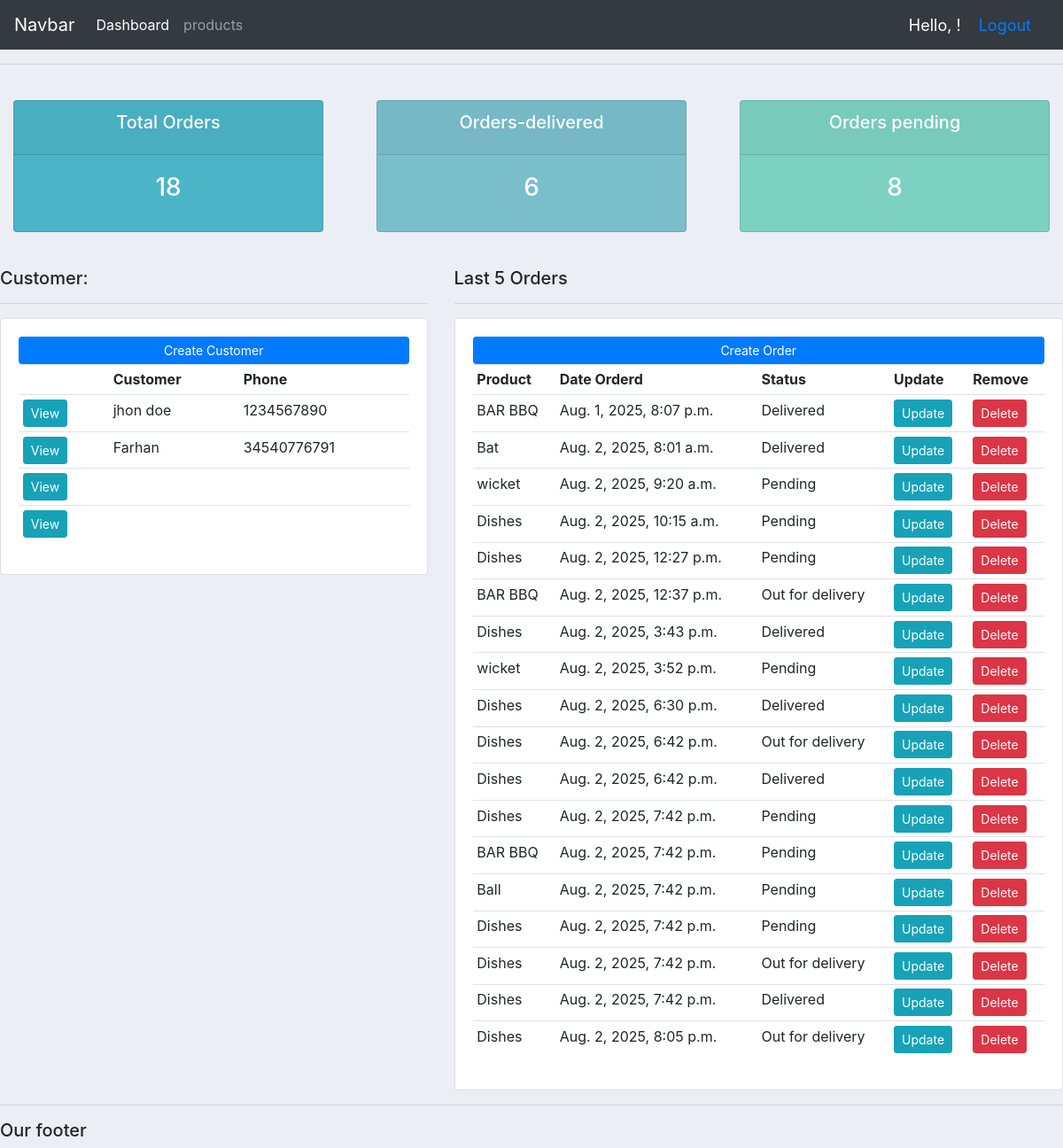
The app's page / (signed in) with its own data.
### accounts/models.py (models this page shows, shortened)
class Customer(models.Model):
    user = models.OneToOneField(User, null=True, blank=True, on_delete=models.CASCADE)
    name = models.CharField(max_length=200 )
    phone = models.CharField(max_length=200)
    email = models.CharField(max_length=200)
    date_created = models.DateTimeField(auto_now_add=True, null=True)

class Order(models.Model):
    STATUS = (
        ('Pending', 'Pending'),
        ('Out for delivery', 'Out for delivery'),
        ('Delivered', 'Delivered'),
    )
    customer = models.ForeignKey(Customer, null=True, on_delete=models.SET_NULL)
    product = models.ForeignKey(Product, null=True, on_delete=models.SET_NULL)
    date_created = models.DateTimeField(auto_now_add=True, null=True)
    status = models.CharField(max_length=200, null=True, choices=STATUS)
    note = models.CharField(max_length=1000, null=True, blank=True)

class Product(models.Model):
    CATEGORY = (
        ('Indoor', 'Indoor'),
        ('Out Door', 'Out Door'),
    )
    name = models.CharField(max_length=200)
    price = models.FloatField(null=True)
    category = models.CharField(max_length=200, null=True, choices=CATEGORY)
    description = models.CharField(max_length=200)
    date_created = models.DateTimeField(auto_now_add=True, null=True)
    tags = models.ManyToManyField(Tag)
    def __str__(self):
        return self.name

### accounts/decorators.py (the view)
    def wrapper_func(request, *args, **kwargs):
        group = None
        if request.user.groups.exists():
            group = request.user.groups.all()[0].name
        if group == 'customer':
            return redirect('user-page')
        if group == 'admin':
            return view_func(request, *args, **kwargs)
        else:
            return HttpResponse("You are not authorized to view this page.")

### accounts/views.py (called while the page is built)
@login_required(login_url='login')
@admin_only
def home(request):
    customer = Customer.objects.first()
    orders = Order.objects.all()
    customers = Customer.objects.all()
    total_customers = customers.count()
    total_order = orders.count()
    delivered = orders.filter(status='Delivered').count()
    pending = orders.filter(status='Pending').count()
    context = {
        'orders': orders,
        'customers': customers,
        'total_customers' : total_customers,
        'total_order' : total_order,
        'delivered' : delivered,
        'pending' : pending,
        'customer': customer
    }
    return render(request, 'accounts/dashboard.html', context=context)

### templates/accounts/dashboard.html (shortened to what this page needs)
{% extends 'accounts/main.html' %}
    {% block content %}
    {% include 'accounts/status.html' %}
    <br>
    <div class="row">
        <div class="col-md-5">
            <h5>Customer:</h5>
            <hr>
            <div class="card card-body">
                <a href="" class="btn btn-primary btn-sm btn-block">Create Customer
                </a>
                <table class="table table-sm">
                    <tr>
                        <th></th>
                        <th>Customer</th>
                        <th>Phone</th>
                    </tr>
                    {% for customer in customers %}
                    <tr>
                        <td><a class="btn btn-sm btn-info" href="{% url 'customer' customer.id %}">View</a></td>
                        <td>{{customer.name}}</td>
                        <td>{{customer.phone}}</td>
                    </tr>
                    {% endfor %}
                </table>
            </div>
        </div>
        <div class="col-md-7">
            <h5>Last 5 Orders</h5>
            <hr>
            <div class="card card-body">
                <a class="btn btn-primary btn-sm btn-block" href="{% url 'create_order' customer.id %}">Create Order
                </a>
                <table class="table table-sm">
                    <tr>
                        <th>Product</th>
                        <th>Date Orderd</th>
                        <th>Status</th>
                        <th>Update</th>
                        <th>Remove</th>
                    </tr>
                    {% for order in orders %}
                    <tr>
                        <td>{{order.product}}</td>
                        <td>{{order.date_created}}</td>
                        <td>{{order.status}}</td>
                        <td><a class="btn btn-sm btn-info" href="{% url 'update_order' order.id %}">Update</a></td>
                        <td><a class="btn btn-sm btn-danger" href="{% url 'delete_order' order.id %}">Delete</a></td>
                    </tr>
                    {% endfor %}
                </table>
            </div>
        </div>
    </div>
    {% endblock %}

### templates/accounts/main.html (shortened to what this page needs)
{% load static %}
<!DOCTYPE html>
<html lang="en">
<head>
    <link rel="stylesheet" href="https://cdn.jsdelivr.net/npm/bootstrap@4.3.1/dist/css/bootstrap.min.css">
    <link rel="stylesheet" href="{% static '/css/main.css' %}">
</head>
<body>
    {% include 'accounts/navbar.html' %}
    <hr>
    {% block content %} {% endblock %}
    <hr>
    <h5>Our footer</h5>
</body>
</html>

### templates/accounts/navbar.html (shortened to what this page needs)
{% load static %}
<nav class="navbar navbar-expand-lg navbar-dark bg-dark">
    <a class="navbar-brand" href="">Navbar</a>
    <div class="collapse navbar-collapse" id="navbarNav">
      <ul class="navbar-nav">
        {% if request.user.is_staff %}
        <li class="nav-item active">
          <a class="nav-link" href="{% url 'home' %}">Dashboard</a>
        </li>
        <li class="nav-item">
          <a class="nav-link" href="{% url 'products' %}">products</a>
        </li>
        {% endif %}
      </ul>
    </div>
    <span class="hello-msg">Hello, {{ user.first_name }}!</span>
    <span class="hello-msg"><a href="{% url 'logout' %}">Logout</a></span>
  </nav>

### templates/accounts/status.html
<br>
<div class="row">
    <div class="col">
        <div class="col-md">
            <div class="card text-center text-white mb-3" id="total-orders">
                <div class="card-header">
                    <h5 class="card-title">Total Orders</h5>
                </div>
                <div class="card-body">
                    <h3 class="card-title">{{total_order}}</h3>
                </div>
            </div>
        </div>
    </div>
    <div class="col">
        <div class="col-md">
            <div class="card text-center text-white mb-3" id="orders-delivered">
                <div class="card-header">
                    <h5 class="card-title">Orders-delivered</h5>
                </div>
                <div class="card-body">
                    <h3 class="card-title">{{delivered}}</h3>
                </div>
            </div>
        </div>
    </div>
    <div class="col">
        <div class="col-md">
            <div class="card text-center text-white mb-3" id="orders-pending">
                <div class="card-header">
                    <h5 class="card-title">Orders pending</h5>
                </div>
                <div class="card-body">
                    <h3 class="card-title">{{pending}}</h3>
                </div>
            </div>
        </div>
    </div>
</div>

### static/css/main.css (style rules this page uses)
body { background-color: #ebeff5; }
#total-orders { background-color: #4cb4c7; }
#orders-delivered { background-color: #7abecc; }
#orders-pending { background-color: #7cd1c0; }

### templates/accounts/navbar.html (style rules this page uses)
.hello-msg { font-size: 18px; color: white; margin-right: 20px; }

### records on screen
Customer: name "jhon doe", phone "1234567890"
Customer: name "Farhan", phone "34540776791"
Order: product "BAR BBQ", date_created "Aug. 1, 2025, 8:07 p.m.", status "Delivered"
Order: product "Bat", date_created "Aug. 2, 2025, 8:01 a.m.", status "Delivered"
Order: product "wicket", date_created "Aug. 2, 2025, 9:20 a.m.", status "Pending"
Order: product "Dishes", date_created "Aug. 2, 2025, 10:15 a.m.", status "Pending"
Order: product "Dishes", date_created "Aug. 2, 2025, 12:27 p.m.", status "Pending"
Order: product "BAR BBQ", date_created "Aug. 2, 2025, 12:37 p.m.", status "Out for delivery"
Order: product "Dishes", date_created "Aug. 2, 2025, 3:43 p.m.", status "Delivered"
Order: product "wicket", date_created "Aug. 2, 2025, 3:52 p.m.", status "Pending"
Order: product "Dishes", date_created "Aug. 2, 2025, 6:30 p.m.", status "Delivered"
Order: product "Dishes", date_created "Aug. 2, 2025, 6:42 p.m.", status "Out for delivery"
Order: product "Dishes", date_created "Aug. 2, 2025, 6:42 p.m.", status "Delivered"
Order: product "Dishes", date_created "Aug. 2, 2025, 7:42 p.m.", status "Pending"
Order: product "BAR BBQ", date_created "Aug. 2, 2025, 7:42 p.m.", status "Pending"
Order: product "Ball", date_created "Aug. 2, 2025, 7:42 p.m.", status "Pending"
Order: product "Dishes", date_created "Aug. 2, 2025, 7:42 p.m.", status "Pending"
Order: product "Dishes", date_created "Aug. 2, 2025, 7:42 p.m.", status "Out for delivery"
Order: product "Dishes", date_created "Aug. 2, 2025, 7:42 p.m.", status "Delivered"
Order: product "Dishes", date_created "Aug. 2, 2025, 8:05 p.m.", status "Out for delivery"

### other values on screen
{{ total_order }} "18"
{{ delivered }} "6"
{{ pending }} "8"
